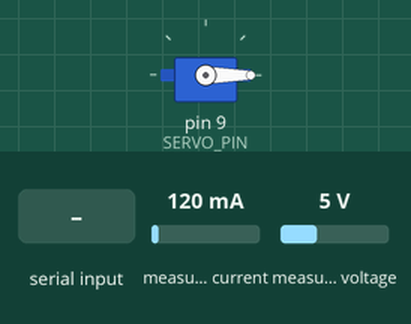
Recording of a program running on a simulated Arduino Nano, built with avr-gcc and run on an emulated ATmega328P. Parts: servo. The test bench sets the inputs (shaded band); at power-on: measured current 120 mA, measured voltage 5 V. Random numbers use the default seed unless the program sets one; what the program prints to the serial monitor is not drawn.

Above: at 1.7 s.
1.8 s: "90,45\n" received over Serial
At 2.15 s:
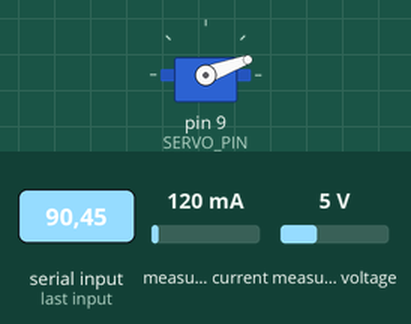
At 4.9 s:
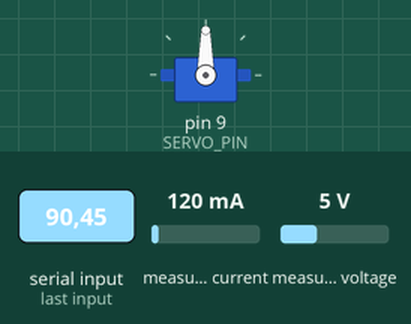
Timing chart, 0 to 6.4 s (numbered marks = the images above; inputs shaded):
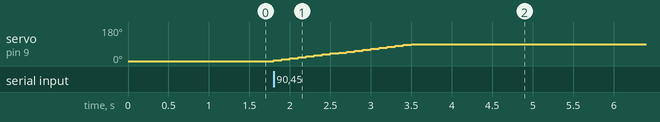

The program:

main.cpp
```cpp
#include <Arduino.h>
#include <Wire.h>
#include <Adafruit_INA219.h>
#include <Servo.h>

Adafruit_INA219 ina219;
Servo myServo;

// -------- Config --------
const int   SERVO_PIN          = 9;
const int   STEP_DEG           = 5;
const int   STEP_DELAY_MS      = 100;
const int   SETTLE_MS          = 800;

// Flicker/integration settings (CZ mains)
const float    FLICKER_HZ      = 50.0;     // set to 100.0 if your lamp ripple is 100 Hz
const uint16_t WINDOW_CYCLES   = 200;      // 200 @ 50 Hz ≈ 4 s integration
// ------------------------

int  currentAngle = 0;

// ------------ Helpers ------------
static void moveServoTo(int angle) {
  if (angle < 0)  angle = 0;
  if (angle > 90) angle = 90;

  while (currentAngle != angle) {
    if (abs(currentAngle - angle) <= STEP_DEG) {
      currentAngle = angle;
    } else if (currentAngle < angle) {
      currentAngle += STEP_DEG;
    } else {
      currentAngle -= STEP_DEG;
    }
    myServo.write(currentAngle);
    delay(STEP_DELAY_MS);
  }
}

static void measureIntegrated(float &V_mean, float &I_mean_mA, float &P_mean_mW) {
  const double   window_s  = (double)WINDOW_CYCLES / (double)FLICKER_HZ;
  const uint32_t window_us = (uint32_t)(window_s * 1e6);

  uint32_t t0    = micros();
  uint32_t tPrev = t0;

  double numV_dt = 0.0, numI_dt = 0.0, numP_dt = 0.0, sum_dt = 0.0;

  while (true) {
    float shunt_mV = ina219.getShuntVoltage_mV();     // mV
    float busV     = ina219.getBusVoltage_V();        // V (VIN- to GND)
    float I_mA     = ina219.getCurrent_mA();          // mA
    float V_load   = busV + (shunt_mV / 1000.0f);     // V (VIN+ to GND)
    float P_mW     = V_load * I_mA;                   // mW (V * mA)

    uint32_t tNow  = micros();
    uint32_t dt_us = tNow - tPrev;
    tPrev = tNow;

    numV_dt += (double)V_load * (double)dt_us;
    numI_dt += (double)I_mA   * (double)dt_us;
    numP_dt += (double)P_mW   * (double)dt_us;
    sum_dt  += (double)dt_us;

    if ((tNow - t0) >= window_us) break;
  }

  if (sum_dt <= 0.0) {
    V_mean = 0; I_mean_mA = 0; P_mean_mW = 0;
  } else {
    const double inv = 1.0 / sum_dt;
    V_mean     = (float)(numV_dt * inv);
    I_mean_mA  = (float)(numI_dt * inv);
    P_mean_mW  = (float)(numP_dt * inv);
  }
}

static void printVIP(float V, float I_mA, float P_mW, int angle) {
  // angle,Voltage[V],Current[mA],Power[mW]
  Serial.print(angle); Serial.print(",");
  Serial.print(V,   6); Serial.print(",");
  Serial.print(I_mA,6); Serial.print(",");
  Serial.println(P_mW,6);
}

static void randomizeAngles(int *arr, int n) {
  // Fisher–Yates shuffle
  for (int i = n - 1; i > 0; --i) {
    int j = random(i + 1);
    int tmp = arr[i]; arr[i] = arr[j]; arr[j] = tmp;
  }
}

// ------------ Setup/Loop ------------
void setup() {
  Serial.begin(115200);
  Wire.begin();

  myServo.attach(SERVO_PIN);
  myServo.write(0);
  currentAngle = 0;
  delay(500);

  if (!ina219.begin()) {
    while (true) { delay(1000); }  // fail silently to keep output clean
  }
  ina219.setCalibration_16V_400mA();

  // Seed RNG for random sweep order
  randomSeed(analogRead(A0) + micros());

  // Optional header (comment out if you want only numbers)
  // Serial.println("angle,Voltage,Current,Power");
}

void loop() {
  if (Serial.available()) {
    String s = Serial.readStringUntil('\n');  // requires monitor_eol = LF
    s.trim();
    if (!s.length()) return;

    int cmd = s.toInt();

    // --- Sweep mode: enter 100 ---
    if (cmd == 100) {
      // Build angle list 0..90 step 5 (19 entries)
      const int N = 19;
      int angles[N];
      for (int i = 0; i < N; ++i) angles[i] = i * 5;
      randomizeAngles(angles, N);

      for (int k = 0; k < N; ++k) {
        int a = angles[k];
        moveServoTo(a);
        delay(SETTLE_MS);

        float V, I_mA, P_mW;
        measureIntegrated(V, I_mA, P_mW);
        printVIP(V, I_mA, P_mW, a);
      }
      Serial.println("DONE");
      return;
    }

    // --- Single-angle mode: 0..90 ---
    if (cmd >= 0 && cmd <= 90) {
      moveServoTo(cmd);
      delay(SETTLE_MS);

      float V, I_mA, P_mW;
      measureIntegrated(V, I_mA, P_mW);
      printVIP(V, I_mA, P_mW, cmd);
    }
  }
}
```

Measured:
- after the input at 1.8 s, servo on pin 9 (SERVO_PIN): moves from 0° to 90° over 1.7 s, starting at once
